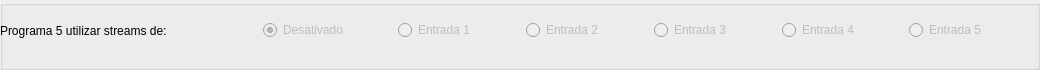
               <widget class="QGroupBox" name="groupBox_5">
                <property name="title">
                 <string/>
                </property>
                <widget class="QWidget" name="horizontalLayoutWidget_11">
                 <property name="geometry">
                  <rect>
                   <x>0</x>
                   <y>0</y>
                   <width>1031</width>
                   <height>61</height>
                  </rect>
                 </property>
                 <layout class="QHBoxLayout" name="horizontalLayout_33">
                  <item>
                   <widget class="QLabel" name="label_22">
                    <property name="text">
                     <string>Programa 5 utilizar streams de:</string>
                    </property>
                   </widget>
                  </item>
                  <item>
                   <spacer name="horizontalSpacer_58">
                    <property name="orientation">
                     <enum>Qt::Horizontal</enum>
                    </property>
                    <property name="sizeHint" stdset="0">
                     <size>
                      <width>40</width>
                      <height>20</height>
                     </size>
                    </property>
                   </spacer>
                  </item>
                  <item>
                   <spacer name="horizontalSpacer_59">
                    <property name="orientation">
                     <enum>Qt::Horizontal</enum>
                    </property>
                    <property name="sizeHint" stdset="0">
                     <size>
                      <width>40</width>
                      <height>20</height>
                     </size>
                    </property>
                   </spacer>
                  </item>
                  <item>
                   <widget class="QRadioButton" name="des_prog5">
                    <property name="enabled">
                     <bool>false</bool>
                    </property>
                    <property name="text">
                     <string>Desativado</string>
                    </property>
                    <property name="checked">
                     <bool>true</bool>
                    </property>
                   </widget>
                  </item>
                  <item>
                   <spacer name="horizontalSpacer_60">
                    <property name="orientation">
                     <enum>Qt::Horizontal</enum>
                    </property>
                    <property name="sizeHint" stdset="0">
                     <size>
                      <width>40</width>
                      <height>20</height>
                     </size>
                    </property>
                   </spacer>
                  </item>
                  <item>
                   <widget class="QRadioButton" name="prog5_entra1">
                    <property name="enabled">
                     <bool>false</bool>
                    </property>
                    <property name="text">
                     <string>Entrada 1</string>
                    </property>
                   </widget>
                  </item>
                  <item>
                   <spacer name="horizontalSpacer_61">
                    <property name="orientation">
                     <enum>Qt::Horizontal</enum>
                    </property>
                    <property name="sizeHint" stdset="0">
                     <size>
                      <width>40</width>
                      <height>20</height>
                     </size>
                    </property>
                   </spacer>
                  </item>
                  <item>
                   <widget class="QRadioButton" name="prog5_entra2">
                    <property name="enabled">
                     <bool>false</bool>
                    </property>
                    <property name="text">
                     <string>Entrada 2</string>
                    </property>
                   </widget>
                  </item>
                  <item>
                   <spacer name="horizontalSpacer_62">
                    <property name="orientation">
                     <enum>Qt::Horizontal</enum>
                    </property>
                    <property name="sizeHint" stdset="0">
                     <size>
                      <width>40</width>
                      <height>20</height>
                     </size>
                    </property>
                   </spacer>
                  </item>
                  <item>
                   <widget class="QRadioButton" name="prog5_entra3">
                    <property name="enabled">
                     <bool>false</bool>
                    </property>
                    <property name="text">
                     <string>Entrada 3</string>
                    </property>
                   </widget>
                  </item>
                  <item>
                   <spacer name="horizontalSpacer_63">
                    <property name="orientation">
                     <enum>Qt::Horizontal</enum>
                    </property>
                    <property name="sizeHint" stdset="0">
                     <size>
                      <width>40</width>
                      <height>20</height>
                     </size>
                    </property>
                   </spacer>
                  </item>
                  <item>
                   <widget class="QRadioButton" name="prog5_entra4">
                    <property name="enabled">
                     <bool>false</bool>
                    </property>
                    <property name="text">
                     <string>Entrada 4</string>
                    </property>
                   </widget>
                  </item>
                  <item>
                   <spacer name="horizontalSpacer_51">
                    <property name="orientation">
                     <enum>Qt::Horizontal</enum>
                    </property>
                    <property name="sizeHint" stdset="0">
                     <size>
                      <width>40</width>
                      <height>20</height>
                     </size>
                    </property>
                   </spacer>
                  </item>
                  <item>
                   <widget class="QRadioButton" name="prog5_entra5">
                    <property name="enabled">
                     <bool>false</bool>
                    </property>
                    <property name="text">
                     <string>Entrada 5</string>
                    </property>
                   </widget>
                  </item>
                  <item>
                   <spacer name="horizontalSpacer_64">
                    <property name="orientation">
                     <enum>Qt::Horizontal</enum>
                    </property>
                    <property name="sizeHint" stdset="0">
                     <size>
                      <width>40</width>
                      <height>20</height>
                     </size>
                    </property>
                   </spacer>
                  </item>
                 </layout>
                </widget>
               </widget>
